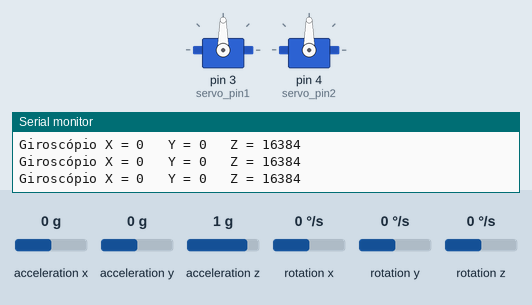
A sketch run on a simulated Arduino Uno, built with avr-gcc and run on an emulated ATmega328P. On the bench: 2 × servo, the last lines printed to the serial monitor. Wiring (inferred from the names in the program): MPU-6050 motion sensor at I2C address 0x68. Inputs (shaded band) come from the test bench; at power-on: acceleration x 0 g, acceleration y 0 g, acceleration z 1 g, rotation x 0 °/s, rotation y 0 °/s, rotation z 0 °/s.

Above: at 1.2 s.
1.3 s: acceleration x set to 0.8 g
At 3.9 s:
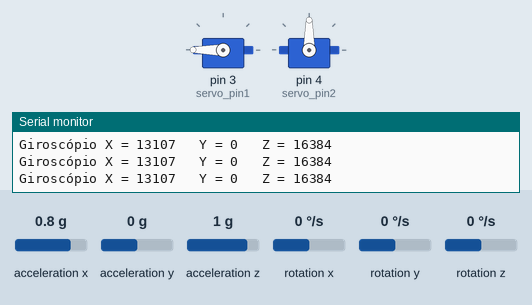
4.3 s: acceleration y set to -1.4 g
At 7.0 s:
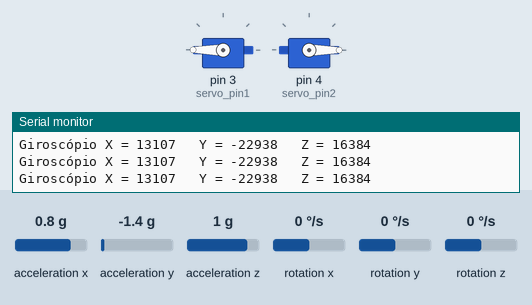
7.3 s: acceleration z set to 0 g
10.3 s: acceleration x set to 0.2 g
At 11.2 s:
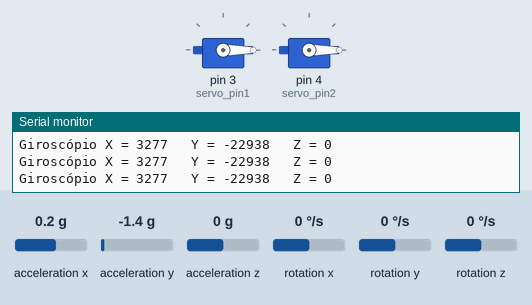
13.3 s: acceleration x set to -0.1 g
16.3 s: acceleration x set to 1.4 g
At 22.56 s:
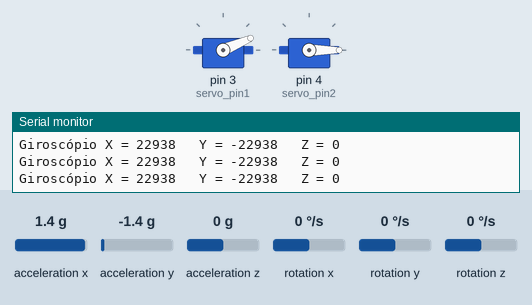
Timing chart, 0 to 23.4 s (numbered marks = the images above; inputs shaded):
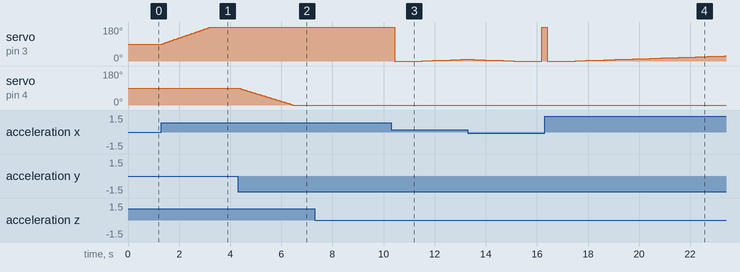

The sketch:

stabilizerTable.ino
```cpp
#include<Wire.h>
#include <Servo.h>

//Endereço em hexadecimal do sensor MPU 6050
const int ENDERECO_SENSOR=0x68;

int girX, girY, girZ, acelX, acelY, acelZ, temperatura;


Servo  servo_1;  // servocontrolador (podem existir vários)

int  servo_pin1  =  3 ;  // Pino PWM para servo controle
int  pos1  =  90 ;     // posição inicial do servo

Servo  servo_2;  // servocontrolador (podem existir vários)

int  servo_pin2  =  4 ;  // Pino PWM para servo controle
int  pos2  =  90 ;     // posição inicial do servo

int setpoint_X = 0 ; //Valor onde o eixo X está em equilíbrio
int setpoint_Y = 0 ; //Valor onde o eixo Y está em equilíbrio


void setup()
{
  Serial.begin(9600);

  //Inicializa a biblioteca Wire
  Wire.begin();
  Wire.beginTransmission(ENDERECO_SENSOR);
  Wire.write(0x6B);

  //Inicializa o sensor
  Wire.write(0);
  Wire.endTransmission(true);

  servo_1.attach(servo_pin1);  // inicia o controle do servo
  servo_2.attach(servo_pin2);
  Serial.begin( 9600 );  // inicia o monitor serial
  servo_1.write(pos1);  // move o servo 1 para 90 graus
  servo_2.write(pos2);  // move o servo 2 para 90 graus
  Serial.println( "Posicionados a 90 graus" );
}


void loop()
{
  //Começa uma transmissão com o sensor
  Wire.beginTransmission(ENDERECO_SENSOR);

  //Enfilera os bytes a ser transmitidos para o sensor
  //Começando com o registor 0x3B
  Wire.write(0x3B);  // starting with register 0x3B (ACCEL_XOUT_H)

  //Finaliza e transmite os dados para o sensor. O false fará com que seja enviado uma mensagem
  //de restart e o barramento não será liberado
  Wire.endTransmission(false);

  //Solicita os dados do sensor, solicitando 14 bytes, o true fará com que o barramento seja liberado após a solicitação
  //(o valor padrão deste parâmetro é true)
  Wire.requestFrom(ENDERECO_SENSOR, 14, true);

  //Armazena o valor dos sensores nas variaveis correspondentes
/*
  acelX = Wire.read()<<8|Wire.read();  //0x3B (ACCEL_XOUT_H) & 0x3C (ACCEL_XOUT_L)
  acelY = Wire.read()<<8|Wire.read();  //0x3D (ACCEL_YOUT_H) & 0x3E (ACCEL_YOUT_L)
  acelZ = Wire.read()<<8|Wire.read();  //0x3F (ACCEL_ZOUT_H) & 0x40 (ACCEL_ZOUT_L)

  temperatura = Wire.read()<<8|Wire.read();  //0x41 (TEMP_OUT_H) & 0x42 (TEMP_OUT_L)
*/
  girX = Wire.read()<<8|Wire.read();  //0x43 (GYRO_XOUT_H) & 0x44 (GYRO_XOUT_L)
  girY = Wire.read()<<8|Wire.read();  //0x45 (GYRO_YOUT_H) & 0x46 (GYRO_YOUT_L)
  girZ = Wire.read()<<8|Wire.read();  //0x47 (GYRO_ZOUT_H) & 0x48 (GYRO_ZOUT_L)


/*
  //Printa o valor da temperatura na serial, calculando em graus celsius
  Serial.print("Temperatura = ");
  Serial.println(temperatura / 340.00 + 36.53);

  //Printa o valor X do acelerômetro na serial
  Serial.print("Acelerômetro X = ");
  Serial.print(acelX);

  //Printa o valor Y do acelerômetro na serial
  Serial.print(" \tY = ");
  Serial.print(acelY);

  //Printa o valor Z do acelerômetro na serial
  Serial.print(" \tZ = ");
  Serial.println(acelZ);
*/

  //Printa o valor X do giroscópio na serial
  Serial.print("Giroscópio X = ");
  Serial.print(girX);

  //Printa o valor Y do giroscópio na serial
  Serial.print(" \tY = ");
  Serial.print(girY);

  //Printa o valor Z do giroscópio na serial
  Serial.print(" \tZ = ");
  Serial.println(girZ);

                                     //controle do Eixo X:
  if (girX  > setpoint_X)
    {
      pos1 = pos1 + 2;
      servo_1.write(pos1);
    //  delay(20);  // atraso para velocidade máxima
    }
  if (girX  < setpoint_X)
    {
     pos1 = pos1 - 2;
     servo_1.write(pos1);
    // delay(20);  // atraso para velocidade máxima
    }


                                     //controle do Eixo Y:
  if (girY  > setpoint_Y)
    {
      pos2 = pos2 + 2;
      servo_2.write(pos2);
      delay(20);  // atraso para velocidade máxima
    }
  if (girY  < setpoint_Y)
    {
     pos2 = pos2 - 2;
     servo_2.write(pos2);
     delay(20);  // atraso para velocidade máxima
    }

  delay(20);
}
```

Measured:
- after the input at 1.3 s, servo on pin 3 (servo_pin1): moves from 90° to 180° over 1.9 s, starting after 0.05 s
- after the input at 4.3 s, servo on pin 4 (servo_pin2): moves from 90° to 0° over 2.1 s, starting at once
